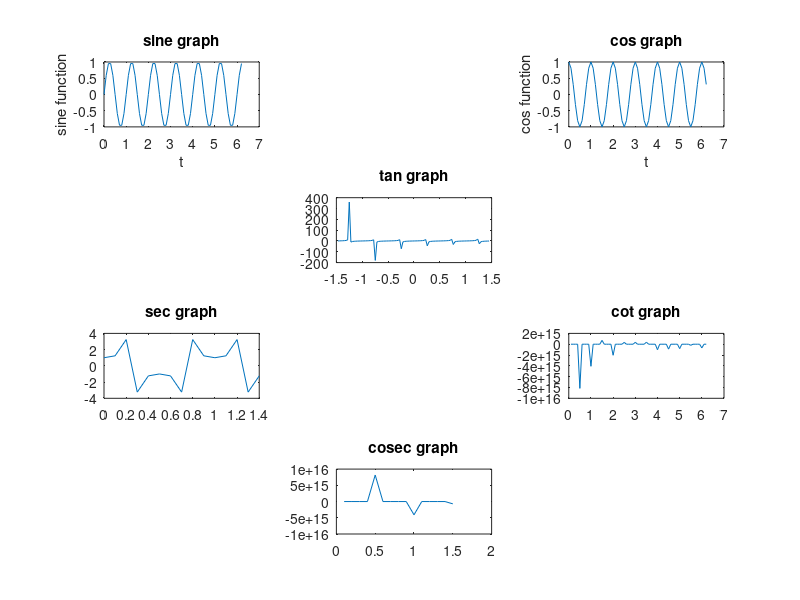

MATLAB code to generate this figure:
%exp 4
x=2.19
y=-2.23
z=6.58
%rounding of values
x1=round(x)
y1=ceil(y)
z1=floor(z)
y2=fix(y)
%logarithmic function
log1=log(-1)
log2=log(x)
log3=log10(x)
%square root
sqrt1=sqrt(256)
sqrt2=nthroot(256,4)
%trigo graphs


close all
a=1
f=1
t=0:0.1:2*pi;
y=a*sin(2*pi*f*t);
subplot(4,3,1)
plot(t,y)
xlabel('t')
ylabel('sine function')
title('sine graph')


%cos graph
a1=1
f1=1
t1=0:0.1:2*pi;
y1=a*cos(2*pi*f1*t1);
subplot(4,3,3)
plot(t1,y1)
xlabel('t')
ylabel('cos function')
title('cos graph')


%tan graph
dx = 0.1
x3 = -pi/2+dx:pi/100:pi/2-dx;
a2=2
f2=1
y = a2*tan(2*pi*f2*x3);
subplot(4,3,5)
plot(x3,y)
title('tan graph')


%sec graph
dy = 0.1
x4= 0:0.1:pi/2-dy;
a3=1
f3=1
y1= a3*sec(2*pi*f3*x4);
subplot(4,3,7)
plot(x4,y1)
title('sec graph')


%cot graph
dz = 0.1
x5=0+dz:0.1:pi*2;
f4=1
a4=1
y2= a4*cot(2*pi*f4*x5);
subplot(4,3,9)
plot(x5,y2)
title('cot graph')


%cosec graph
da = 0.1
x6=0+da:0.1:pi/2;
a5=1
f5=1
y3= a5*csc(2*pi*f5*x6);
subplot(4,3,11)
plot(x6,y3)
title("cosec graph")
